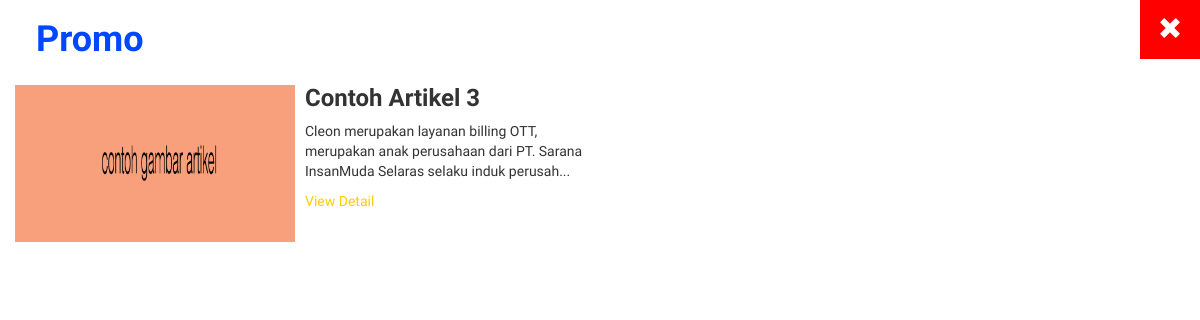
Page /sims/page/promo on the committed database.
### tables this page shows
CREATE TABLE `artikel` (
  `id_artikel` varchar(50) NOT NULL,
  `foto_artikel` text NOT NULL,
  `judul_artikel` varchar(100) NOT NULL,
  `isi_artikel` text NOT NULL,
  `id_kategori_artikel` varchar(100) NOT NULL
);

### application/controllers/Sims.php (called while the page is built, shortened)
<?php
	class sims extends CI_Controller{
		function __construct(){
			$this->load->model('model_sims');
		}
		function page(){
			$page = $this->uri->segment(3);
			$item_slide = $this->model_sims->tmp_slide()->row_array();
			$data['item_slide'] = $item_slide;
			$data['tmp_slide'] = $this->model_sims->tmp_slide()->result();
			$data['page'] = $page;
			if($page == 'layanan'){
				$data['tmp_layanan'] = $this->model_sims->tmp_layanan()->result();
				$this->load->view('sims',$data);
			}else if($page == 'promo'){
				$jml_promo = $this->model_sims->jml_promo();
				$this->load->library('pagination');
				$config['base_url'] = base_url().'/sims/page/promo/';
				$config['total_rows'] = $jml_promo;
				$config['full_tag_open'] = '<ul class="pagination">';
				$config['full_tag_close'] = '</ul>';
				$config['first_link'] = '&laquo; First';
				$config['first_tag_open']= '<li class="prev page">';
				$config['first_tag_close'] = '</li>';
				$config['last_link'] = 'Last &raquo';
				$config['last_tag_open'] = '<li class ="next page">';
				$config['last_tag_close']='</li>';
				$config['next_link'] = 'Next &raquo';
				$config['next_tag_open'] = '<li class="next page">';
				$config['next_tag_close'] = '</li>';
				$config['prev_link'] = '&laquo; Prev';
				$config['prev_tag_open'] = '<li class="prev page">';
				$config['prev_tag_close']='</li>';
				$config['cur_tag_open'] = '<li  class="current"><a href="">';
				$config['cur_tag_close'] = '</a></li>';
				$config['num_tag_open']='<li class="page">';
				$config['num_tag_close'] = '</li>';
				$config['per_page'] = 6;
				$from = $this->uri->segment(4);
				$this->pagination->initialize($config);
				$data['paging'] = $this->pagination->create_links();
				$data['tmp_promo'] = $this->model_sims->data_promo($config['per_page'],$from);
				$this->load->view('sims',$data);
			}else if($page == 'profil'){
				$item_profil = $this->model_sims->tmp_profil()->row_array();
				$data['item_profil'] = $item_profil;
				$this->load->view('sims',$data);
			}else if($page == 'kontak'){
				$item_kontak = $this->model_sims->tmp_profil()->row_array();
				$data['item_kontak'] = $item_kontak;
				$this->load->view('sims',$data);
			}else if($page == 'galery'){
				$data['tmp_ket_galery'] = $this->model_sims->tmp_ket_galery()->result();
				$data['tmp_galery'] = $this->model_sims->tmp_galery()->result();
				$this->load->view('sims',$data);
			}else if($page == 'detail_layanan'){
				$d_layanan = $this->uri->segment(4);
				$data['hsl'] = $this->model_sims->qw("artikel","WHERE id_artikel = '$d_layanan'");
				$this->load->view('sims',$data);
			}else if($page == 'detail_csr'){
				$d_csr = $this->uri->segment(4);
				$data['hsl'] = $this->model_sims->qw("artikel","WHERE id_artikel = '$d_csr'");
				$this->load->view('sims',$data);
			}else if($page == 'detail_promo'){
				$d_promo = $this->uri->segment(4);
				$data['hsl'] = $this->model_sims->qw("artikel","WHERE id_artikel  = '$d_promo'");
				$this->load->view('sims',$data);
			}else{
				$this->load->view('sims',$data);
			}
		}
	}
 ?>

### index.php (called while the page is built, shortened)
<?php
require_once BASEPATH.'core/CodeIgniter.php';

### application/models/Model_sims.php (called while the page is built, shortened)
<?php
	class model_sims extends CI_Model{
		function data_promo($number,$offset){
			$this->db->select("*");
			$this->db->from("artikel,kategori_artikel");
			$this->db->where("artikel.id_kategori_artikel = kategori_artikel.id_kategori_artikel and artikel.id_kategori_artikel = 'KTA003'");
			$csr= $this->db->get('',$number,$offset);
			return $csr->result();
		}
	}
 ?>

### application/views/page/promo.php (the view, shortened to what this page needs)
<div class="container-fluid">
	<div class="row">
		<div class="exit">
			<h3><a href="<?php echo site_url('sims/page/home') ?>"><span class="glyphicon glyphicon-remove"></span></a></h3>
		</div>
			<h1 class="judul-page">Promo</h1>
	</div>
</div>
<div class="container-fluid skin-page-promo">
<div class="row">
<?php
	foreach ($tmp_promo as $data) {
 ?>
	<div class="col-sm-6 col-md-6 list-layanan">
		<div class="media">
			<div class="media-left">
				<img src="<?php echo base_url() ?>artikel/<?php echo $data->foto_artikel; ?>" class="media-object list-img-layanan">
			</div>
			<div class="media-body">
				<h3 class="media"><b><?php echo $data->judul_artikel; ?></b></h3>
				<div class="item-isi-artikel">
				<?php echo substr($data->isi_artikel, 0,120) ;echo"..."; ?>
				</div>
				<a href="<?php echo site_url('sims/page/detail_promo'); ?>/<?php echo $data->id_artikel ?>">View Detail</a>
			</div>
		</div>
	</div>
<?php } ?>
</div>
</div>

### rows in the picture
artikel: foto_artikel (picture), judul_artikel "Contoh Artikel 3", isi_artikel "Cleon merupakan layanan billing OTT, merupakan anak perusahaan dari PT. Sarana InsanMuda Selaras selaku induk perusah"
